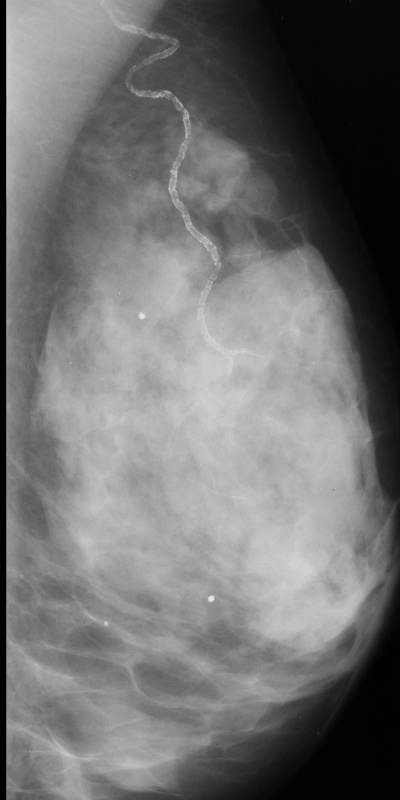
#> input picture outputs/original.jpg, 400 x 800 px
$ python compare.py
#> lines starting #> are read from the running program, lines starting #| are printed output that depends on the picture
import cv2
import numpy as np
import matplotlib.pyplot as plt


image = cv2.imread('outputs/original.jpg',-1)
#> image is the input picture: shape (800, 400); min 0, max 233, mean 113.5
enhanced = cv2.imread('outputs/enhanced.jpg',-1)
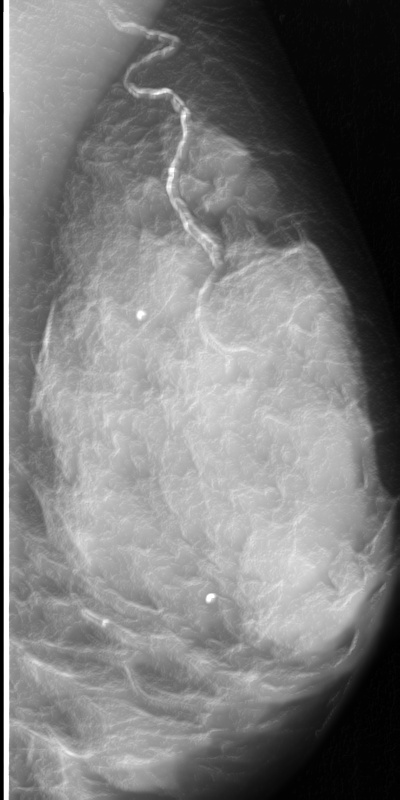
#> input picture outputs/enhanced.jpg, 400 x 800 px
#> enhanced is the input picture: shape (800, 400); min 0, max 255, mean 123
img_equ = cv2.equalizeHist(image)
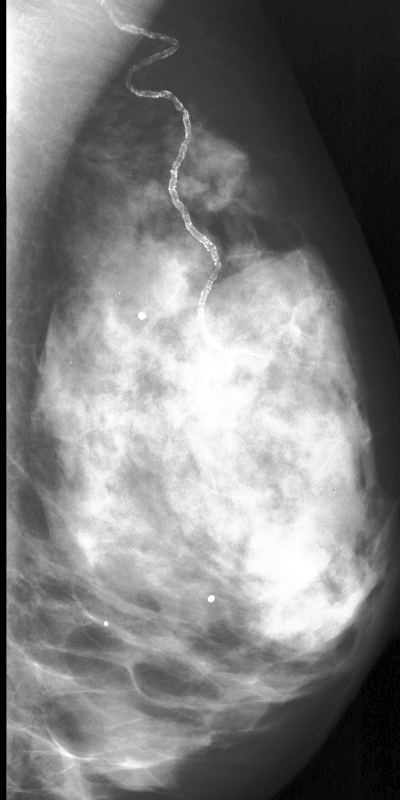
#> img_equ: shape (800, 400); min 0, max 255, mean 126.8

clahe = cv2.createCLAHE(clipLimit=2.0, tileGridSize=(8,8))
img_clahe = clahe.apply(image)
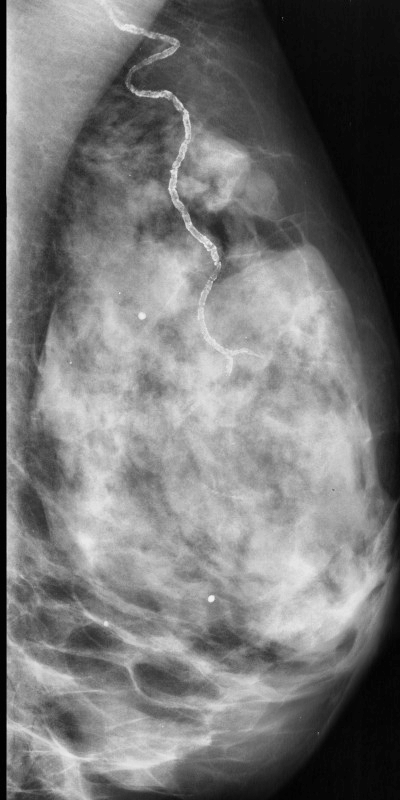
#> img_clahe: shape (800, 400); min 0, max 242, mean 118.5

fig, axs = plt.subplots(1, 4)
axs[0].set_title('Original')
axs[0].imshow(image,cmap='gray')

axs[1].set_title('Equalized')
axs[1].imshow(img_equ,cmap='gray')

axs[2].set_title('CLAHE')
axs[2].imshow(img_clahe,cmap='gray')

axs[3].set_title('Proposed')
axs[3].imshow(enhanced,cmap='gray')
fig.tight_layout(pad=1.0)
plt.show()
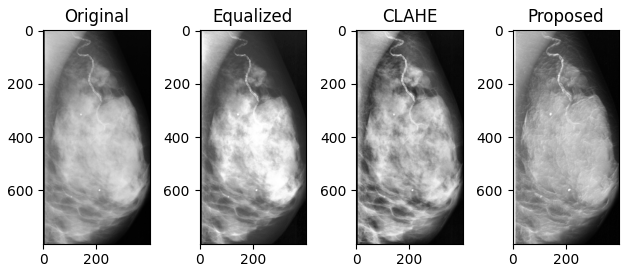
#> figure drawn by matplotlib, 4 panels
fig.savefig('outputs/comparison.jpg', pad_inches=0.3)
